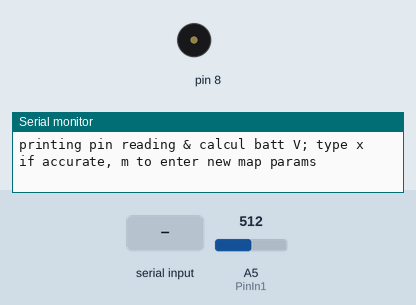
Simulated run of this sketch. Board: Arduino Uno, built with avr-gcc and run on an emulated ATmega328P. On the bench: buzzer (waves = sounding), the last lines printed to the serial monitor. Inputs (shaded band) come from the test bench; at power-on: A5 (PinIn1) = 512.

Above: at 3.8 s.
3.9 s: A5 (PinIn1) set to 716
5.7 s: "90,45\n" received over Serial
7.3 s: A5 (PinIn1) set to 900
10.3 s: A5 (PinIn1) set to 465
12.1 s: A5 (PinIn1) set to 447
At 14.3 s:
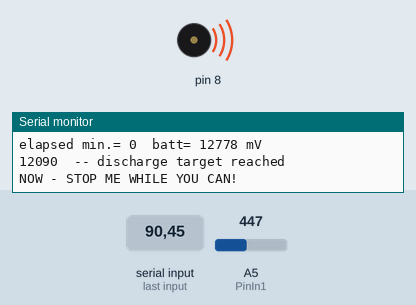
Timing chart, 0 to 16.1 s (numbered marks = the images above; inputs shaded):
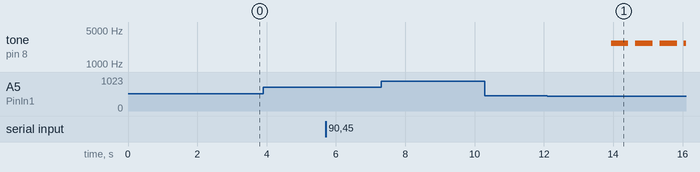

The sketch:

voltageSamplerB2.ino
```cpp
/*
VoltSamplerB2  modif from VoltageSimpler12vC, monitors batt discharge, using while loop,
   -- to convert 0-5 v from diff. op-amps to  source batt's ~11-13 v; setup gives calib option to
   enable tune up of map params; loop watches batt volt as it discharges, ser. prints values, more
   as it approaches target.
   Uses: constant, while loop with conditional typed input, calib of map params, expon moving
   average, Serial.parseInt, while(bool) to pause action
*/

unsigned long starTime;  // starting time for discharge, msec, (global) used in setup and printVals fx
unsigned long prevTime;  // initially = starTime, updated with each printVals, (global, same reason)

     // int analReed;  //  prn to simulate voltage value read from an analog pin
const int targVolt= 12500; // discharge target in mV, varies with batt type, depth you want;
                            // this is 20% dc at C/20 for SLA

#define PinIn1 A5          // pin to read batt voltage
#define PinIn2 A2          // pin to read curr sense voltage

int mapA = 111;          // globals, used in calib and dc readout
int mapB = 965;           // default map params

float newAvg;
float prevAvg;              // 3 globals, used in MA calc in setup calib and dc readout
float compAvg;


void setup()   // check / calibrate voltage readout, if OK sets starTime for dc readout
{
  Serial.begin(9600);  // first send adjustable voltage to op-amp/ardu, check if readout is accurate
                      // if not get new params for map; if OK, exit to readout phase
  int voltage;         // local var, just used in setup
  delay(3000);         // wait to get first samples

  prevAvg = analogRead(PinIn1);  //just a starting place for the MA of voltage
  compAvg = prevAvg;         // starts the same, but this only updates if newAvg is different & prints
         // put calib input to op-amp and print raw AR and calc V until getting serial input x to stop
  Serial.println("printing pin reading & calcul batt V; type x if accurate, m to enter new map params");
         // x will exit setup, begin recording
  while(!Serial.available())  // while no serial input, keep doing this
      {
        int pin1Sees = (analogRead(PinIn1));    // AR the pin sees
         newAvg = (float)pin1Sees*0.2 + 0.8*prevAvg;  //update expon moving average of AR
        // convert analog reading (0 - 1023) to a voltage (11.5-13) using map params
        voltage = map(newAvg,mapA,mapB,11500,13000);  // in mV, resolves ~2 mV
        prevAvg = newAvg;  // updates each loop for expon MA to work

       // if MA has changed, print it, reset compAvg
       if (round(newAvg) != round(compAvg))
         {
         Serial.print("pin sees= "); Serial.print(round(newAvg)); Serial.print("  volt calc= ");
         Serial.println(voltage);
         compAvg = newAvg;
         }

      delay (200);   // five while loops / second, takes a while to stabilize
      }  // end while !serial input -- you either like the params or want to enter new ones now

    delay(50);  //flaky reading of chars unless some delay

    if  (Serial.read() == 'm')  // you want to enter new map params
      {
       Serial.println("enter new 3 digit # for mapA");
       while(!Serial.available())  // wait for it
       delay(20);  //flaky reading of chars unless some delay

       int mapA = Serial.parseInt();
       Serial.print("new mapA = ");  Serial.print(mapA); Serial.println("   enter new mapB #");
       while(!Serial.available())  // wait for it
       delay(20);  //flaky reading of chars unless some delay

       int mapB = Serial.parseInt();
       Serial.print("new mapB = "); Serial.print(mapB);
       Serial.println(" -- will show calib readout again:");

         // repeats calib display

         // put calib input to analog pin and print raw AR and calc V until getting serial input to exit
       Serial.println("adjust calib voltages, type x if accurate, \nor put new values in code or reset Ardu to start over");
             // typing x will exit setup, begin recording
       prevAvg = analogRead(PinIn1);  //just some starting place for the MA
       compAvg = prevAvg;

       delay(50);  //flaky reading of chars unless some delay

       while(Serial.read() != 'x')  // while not x, keep doing this
          {
           int pin1Sees = (analogRead(PinIn1));    // AR the pin sees
           newAvg = (float)pin1Sees*0.2 + 0.8*prevAvg;  //update expon moving average of AR
            // convert analog reading (0 - 1023) to a voltage (11.5-13) using new map params
           voltage = map(newAvg,mapA,mapB,11500,13000);  // in mV, resolves ~2 mV
           prevAvg = newAvg;

          // print new Avg if changed, reset comp Avg
          if (newAvg != compAvg)
             {
               Serial.print("pin sees= "); Serial.print(round(newAvg));
               Serial.print("  volt calc= "); Serial.println(voltage);
               compAvg = newAvg;
              }
           delay (200);   // five while loops / second
          }  // end while no x input
      }   // end if serial.read 'm'

  Serial.println("calib done; connect batt, type any letter to start data collection");
  delay(50);                   //flaky reading of chars unless some delay
  while(!Serial.available())  // while, you wait, for batt connection
          // when something typed, wait 3 seconds, get the first batt reading, init starTime
  delay(3000);
  prevAvg = analogRead(PinIn1);
  for(int i=0;i<10;i++)   // a few seconds to stabilize and get good starting average
        {  int pin1Sees = (analogRead(PinIn1));    // AR the pin sees
        newAvg = (float)pin1Sees*0.2 + 0.8*prevAvg;  //update expon moving average of AR
        // convert analog reading (0 - 1023) to batt voltage (11.5-13) using map params
        voltage = map(newAvg,mapA,mapB,11500,13000);  // in mV, resolves ~2 mV
        prevAvg = newAvg;
        delay(300);
        }  //end for

  starTime = millis();     // start of data collection, set once
  prevTime = starTime;    // set once here, then reset by each print job
  printVals(voltage);    // need starTime defined, now print first time/value set
}    //end setup

void loop()   // read the batt volt, print out time, value, more often as target approached
{
  static boolean done = 0;       // i.e. 0 = not done yet, set first loop only

          // read the analog input pin
  prevAvg = analogRead(PinIn1);      //just a starting place for the MA of voltage
  for(int i=0;i<5;i++)                  // average 5 samples
    {
    int pin1Sees = (analogRead(PinIn1));    // AR the pin sees
    newAvg = (float)pin1Sees*0.2 + 0.8*prevAvg;  //update expon moving average of AR over 1 second
    prevAvg = newAvg;
    delay (200);
    }
        // convert analog reading (0 - 1023) to a voltage (11.5-13) using map params
  int battVolt = map(newAvg,mapA,mapB,11500,13000);  // in mV, resolves ~2 mV
          //    Serial.println("main loop just read battV");
  static int baseVolt = battVolt;  // batt V in mV when we started discharging, set once
  static int battRange = (baseVolt - targVolt);  // range from starting high point to target V, set once
          //     Serial.println (battRange);          // should stay fixed
          //     Serial.print("done yet? "); Serial.println(done);
  while(done != 1)       //do this until done is true (target V reached), bypassed when done
   {
     int interval = (millis() - prevTime);   // ms. elapsed since loop start or last printVal job
     int deltaV;           // how high present V is from target in mV
                           // 2 local vars, only used here, will determine whether to print or wait
      //  Serial.print("interval now  "); Serial.println (interval)

      // refresh battVolt 'while looping'
    int prevAvg = analogRead(PinIn1);      //just a starting place for the MA of voltage
    for(int i=0;i<5;i++)    // get average of 5 readings
      {
        int pin1Sees = (analogRead(PinIn1));    // AR the pin sees
         newAvg = (float)pin1Sees*0.2 + 0.8*prevAvg;;  //update expon moving average of AR
              // convert analog reading (0 - 1023) to a voltage (11.5-13) using map params
        battVolt = map(newAvg,mapA,mapB,11500,13000);  // in mV, resolves ~2 mV
        prevAvg = newAvg;
        delay(200);
      }  // end for
         // Serial.println("main loop just read battV");
    deltaV  = (battVolt - targVolt);  //  how far batt is from target now
      //   Serial.print("delta  "); Serial.println(deltaV);         // should drop as batt dc's
      //   delay(5000);

    if ( (deltaV > round(battRange * 0.5)) && (interval >= 15 * 60000) )
      printVals(battVolt);  //print every 15 min while far above target V
          // rounding should give nearest integer to product
    if ( (deltaV <= round(battRange * 0.5)) && (deltaV > round(battRange * 0.25)) && (interval >= 10 * 60000) )
      printVals(battVolt);    //print every 10 min in this range

    if ( (deltaV <= round(battRange * 0.25)) && (deltaV > round(battRange * 0.13)) && (interval >= 5 * 60000) )
      printVals(battVolt);    //print every 5 min

    if ( (deltaV <= round(battRange * 0.13)) && (deltaV > round(battRange * 0.06)) && (interval >= 3 * 60000) )
      printVals(battVolt);    //print every 3 min

    if ( (deltaV <= round(battRange * 0.06)) && (deltaV >1) && (interval >= 60000))
      printVals(battVolt);    //print every 1 min

    if (deltaV <= 1)     // target V reached
      {done = 1;        // stops while loop cycing, exits to main loop
      break;
      }
     delay(2000);      // while, you wait
   }  // end while loop, must be done
           // need way to exit while loop if none of above are true? no, remove source or reset
           // Serial.println("exit while loop");

  if (done == 1)  // main loop does this block repeatedly when done is true
   {       // print a fresh value
      Serial.print(battVolt); Serial.println("  -- discharge target reached");
      Serial.println ("NOW - STOP ME WHILE YOU CAN!");
      for (byte i=0; i<=6; i++)  // play finish tone every 20 sec
        {
         tone(8, 2700);   // don't need pin config for toner
         delay(500);
         noTone(8);
         delay(200);
        } // end tone loop
     delay (18000);   // 2 + 18 = 20 sec between plays
   }  //end terminal if

delay(2000);     // no reason to main loop any faster

}  //end main loop

void printVals(int battV)    // prints batt in mV, resets prevTime
{
       //  int pinSees = (analogRead(battPin));
  Serial.print("elapsed min.= "); Serial.print((millis() - starTime) / 60000);
     //  Serial.print(" "); Serial.print("AnalRead= "); Serial.println(pinSees);
  Serial.print("  batt= "); Serial.print(battV);Serial.println(" mV");
  prevTime = millis();  //tried to print battVolt -- failed to update even when a global
}  //end printVals
```

Measured:
- the behaviour switches between 455 and 454 on A5 (PinIn1) (found by bisection; images 0 and 1)
- after the input at 10.3 s, every drawn part: stays the same
- by itself, tone on pin 8: alternates 2700 Hz for 0.50 s and silent for 0.20 s
